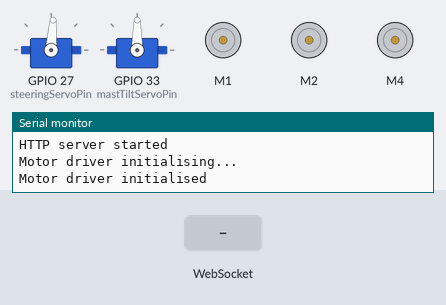
Bench run of a sketch on a simulated ESP32. On the bench: 2 × servo, 3 × DC motor (green arrow = forward, orange = backward, longer = faster), the last lines printed to the serial monitor. The test bench sets the inputs (shaded band).

Above: at 1.2 s.
1.3 s: WebSocket text "steering" received
At 2.5 s:
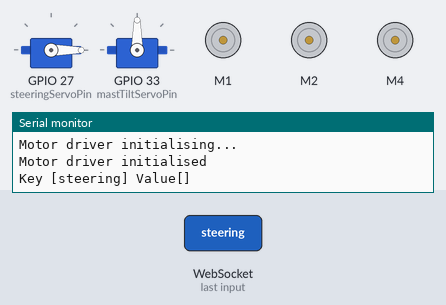
2.8 s: WebSocket text "mast" received
Timing chart, 0 to 5.8 s (numbered marks = the images above; inputs shaded):
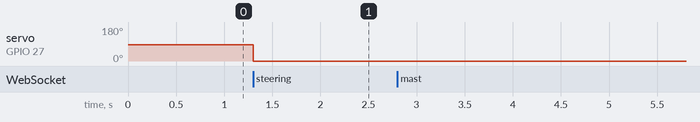

The sketch:

MiniFork_wifi2.0.ino
```cpp
// make sure to upload with ESP32 Dev Module selected as the board under tools>Board>ESP32 Arduino

#include <Arduino.h>

#include <ESP32Servo.h>     // by Kevin Harrington
#include <ESPAsyncWebSrv.h> // by dvarrel
#include <iostream>
#include <sstream>

#include <Wire.h>
#include <Adafruit_MotorShield.h>
#include "utility/Adafruit_MS_PWMServoDriver.h"

#if defined(ESP32)
#include <AsyncTCP.h> // by dvarrel
#include <WiFi.h>
#elif defined(ESP8266)
#include <ESPAsyncTCP.h> // by dvarrel
#endif

// defines

#define steeringServoPin 23
#define mastTiltServoPin 22
#define cabLights 32
#define auxLights 33

#define mastMotor0 25 // Used for controlling auxiliary attachment movement
#define mastMotor1 26 // Used for controlling auxiliary attachment movement
#define auxAttach0 18 // Used for controlling auxiliary attachment movement
#define auxAttach1 17 // Used for controlling auxiliary attachment movement

#define leftMotor0 21  // Used for controlling the left motor movement
#define leftMotor1 19  // Used for controlling the left motor movement
#define rightMotor0 33 // Used for controlling the right motor movementc:\Users\JohnC\Desktop\SOLIDWORKS Connected.lnk
#define rightMotor1 32 // Used for controlling the right motor movement

#define motor_featherwing_i2c_address 0x60 // default, change if needed

// global constants

extern const char *htmlHomePage PROGMEM;
const char *ssid = "MiniFork";

// global variables

Servo steeringServo;
Servo mastTiltServo;

#ifdef motor_featherwing_i2c_address
Adafruit_MotorShield AFMS = Adafruit_MotorShield(motor_featherwing_i2c_address);
Adafruit_DCMotor *leftMotor = AFMS.getMotor(1);
Adafruit_DCMotor *rightMotor = AFMS.getMotor(2);
Adafruit_DCMotor *auxMotor = AFMS.getMotor(3); // N/C
Adafruit_DCMotor *mastMotor = AFMS.getMotor(4);

// Servo and lights pins for Feather V1 Huzzah32
#define steeringServoPin 27
#define mastTiltServoPin 33
#define cabLights 15
#define auxLights 32

#endif

int servoDelay = 0;
float steeringServoValueFromHtmlInputWhichDefaultsTo86InTheMiddle = 86;
float steeringAdjustment = 1;
int throttleValue = 0;
int steeringTrim = 0;
int mastTiltServoValue = 90;
int mastTiltValue = 90;
int lightSwitchTime = 0;
bool horizontalScreen; // when screen orientation is locked vertically this rotates the D-Pad controls so that forward would now be left.
bool lightsOn = false;

AsyncWebServer server(80);
AsyncWebSocket wsCarInput("/CarInput");

void steeringControl(int steeringValue)
{
  steeringServoValueFromHtmlInputWhichDefaultsTo86InTheMiddle = steeringValue;
  steeringServo.write(steeringServoValueFromHtmlInputWhichDefaultsTo86InTheMiddle - steeringTrim);
  if (steeringServoValueFromHtmlInputWhichDefaultsTo86InTheMiddle > 100)
  {
    steeringAdjustment = ((200 - steeringServoValueFromHtmlInputWhichDefaultsTo86InTheMiddle) / 100);
  }
  else if (steeringServoValueFromHtmlInputWhichDefaultsTo86InTheMiddle < 80)
  {
    steeringAdjustment = ((200 - (90 + (90 - steeringServoValueFromHtmlInputWhichDefaultsTo86InTheMiddle))) / 100);
  }
  processThrottle(throttleValue);
}

void mastTiltControl(int mastTiltServoValue)
{
  mastTiltServo.write(mastTiltServoValue);
}

void mastControl(int mastValue)
{
#ifdef motor_featherwing_i2c_address
  if (mastValue == 5)
  {
    moveMotor(mastMotor, 255); // Full speed forward
  }
  else if (mastValue == 6)
  {
    moveMotor(mastMotor, -255); // Full speed backward
  }
  else
  {
    moveMotor(mastMotor, 0); // Stop
  }
#else
  if (mastValue == 5)
  {
    digitalWrite(mastMotor0, HIGH);
    digitalWrite(mastMotor1, LOW);
  }
  else if (mastValue == 6)
  {
    digitalWrite(mastMotor0, LOW);
    digitalWrite(mastMotor1, HIGH);
  }
  else
  {
    digitalWrite(mastMotor0, LOW);
    digitalWrite(mastMotor1, LOW);
  }
#endif
}

void processThrottle(int throttle)
{
  throttleValue = throttle;
#ifdef motor_featherwing_i2c_address
  if (throttleValue > 15 || throttleValue < -15)
  {
    if (steeringServoValueFromHtmlInputWhichDefaultsTo86InTheMiddle > 100)
    {
      moveMotor(leftMotor, throttleValue * steeringAdjustment);
      moveMotor(rightMotor, throttleValue);
    }
    else if (steeringServoValueFromHtmlInputWhichDefaultsTo86InTheMiddle < 80)
    {
      moveMotor(leftMotor, throttleValue);
      moveMotor(rightMotor, throttleValue * steeringAdjustment);
    }
    else
    {
      moveMotor(leftMotor, throttleValue);
      moveMotor(rightMotor, throttleValue);
    }
  }
  else
  {
    moveMotor(leftMotor, 0);
    moveMotor(rightMotor, 0);
  }
#else
  if (throttleValue > 15 || throttleValue < -15)
  {
    if (steeringServoValueFromHtmlInputWhichDefaultsTo86InTheMiddle > 100)
    {
      moveMotor(leftMotor0, leftMotor1, throttleValue * steeringAdjustment);
      moveMotor(rightMotor0, rightMotor1, throttleValue);
    }
    else if (steeringServoValueFromHtmlInputWhichDefaultsTo86InTheMiddle < 80)
    {
      moveMotor(leftMotor0, leftMotor1, throttleValue);
      moveMotor(rightMotor0, rightMotor1, throttleValue * steeringAdjustment);
    }
    else
    {
      moveMotor(leftMotor0, leftMotor1, throttleValue);
      moveMotor(rightMotor0, rightMotor1, throttleValue);
    }
  }
  else
  {
    moveMotor(leftMotor0, leftMotor1, 0);
    moveMotor(rightMotor0, rightMotor1, 0);
  }
#endif
}


#ifdef motor_featherwing_i2c_address
void moveMotor(Adafruit_DCMotor *motor, int velocity)
{
  if (velocity > 15)
  {
    motor->setSpeed(velocity);
    motor->run(FORWARD);
  }
  else if (velocity < -15)
  {
    motor->setSpeed(-velocity);
    motor->run(BACKWARD);
  }
  else
  {
    motor->run(RELEASE);
  }
#else
void moveMotor(int motorPin1, int motorPin0, int velocity)
{
  if (velocity > 15)
  {
    analogWrite(motorPin0, velocity);
    analogWrite(motorPin1, LOW);
  }
  else if (velocity < -15)
  {
    analogWrite(motorPin0, LOW);
    analogWrite(motorPin1, (-1 * velocity));
  }
  else
  {
    analogWrite(motorPin0, 0);
    analogWrite(motorPin1, 0);
  }
#endif
}
void lightControl()
{
  if ((millis() - lightSwitchTime) > 200)
  {
    if (lightsOn)
    {
      digitalWrite(auxAttach0, LOW);
      digitalWrite(auxAttach1, LOW);
      lightsOn = false;
    }
    else
    {
      digitalWrite(auxAttach0, HIGH);
      digitalWrite(auxAttach1, LOW);
      lightsOn = true;
    }

    lightSwitchTime = millis();
  }
}
void mastTilt(int mastTilt)
{
  if (mastTilt == 1)
  {
    if (servoDelay == 2)
    {
      if (mastTiltValue >= 10 && mastTiltValue < 165)
      {
        mastTiltValue = mastTiltValue + 2;
        mastTiltServo.write(mastTiltValue);
      }
      servoDelay = 0;
    }
    servoDelay++;
  }
  else
  {
    if (servoDelay == 2)
    {
      if (mastTiltValue <= 170 && mastTiltValue > 15)
      {
        mastTiltValue = mastTiltValue - 2;
        mastTiltServo.write(mastTiltValue);
      }
      servoDelay = 0;
    }
    servoDelay++;
  }
}

void handleRoot(AsyncWebServerRequest *request)
{
  request->send_P(200, "text/html", htmlHomePage);
}

void handleNotFound(AsyncWebServerRequest *request)
{
  request->send(404, "text/plain", "File Not Found");
}

void onCarInputWebSocketEvent(AsyncWebSocket *server,
                              AsyncWebSocketClient *client,
                              AwsEventType type,
                              void *arg,
                              uint8_t *data,
                              size_t len)
{
  switch (type)
  {
  case WS_EVT_CONNECT:
    // Serial.printf("WebSocket client #%u connected from %s\n", client->id(), client->remoteIP().toString().c_str());
    break;
  case WS_EVT_DISCONNECT:
    // Serial.printf("WebSocket client #%u disconnected\n", client->id());
    break;
  case WS_EVT_DATA:
    AwsFrameInfo *info;
    info = (AwsFrameInfo *)arg;
    if (info->final && info->index == 0 && info->len == len && info->opcode == WS_TEXT)
    {
      std::string myData = "";
      myData.assign((char *)data, len);
      std::istringstream ss(myData);
      std::string key, value;
      std::getline(ss, key, ',');
      std::getline(ss, value, ',');
      Serial.printf("Key [%s] Value[%s]\n", key.c_str(), value.c_str());
      int valueInt = atoi(value.c_str());
      if (key == "steering")
      {
        steeringControl(valueInt);
      }
      else if (key == "throttle")
      {
        processThrottle(valueInt);
      }
      else if (key == "mast")
      {
        mastControl(valueInt);
      }
      else if (key == "light")
      {
        lightControl();
      }
      else if (key == "mTilt")
      {
        mastTilt(valueInt);
      }
    }
    break;
  case WS_EVT_PONG:
  case WS_EVT_ERROR:
    break;
  default:
    break;
  }
}

void setUpPinModes()
{

#ifdef motor_featherwing_i2c_address
#else
  pinMode(mastMotor0, OUTPUT);
  pinMode(mastMotor1, OUTPUT);
  pinMode(auxAttach0, OUTPUT);
  pinMode(auxAttach1, OUTPUT);
  pinMode(leftMotor0, OUTPUT);
  pinMode(leftMotor1, OUTPUT);
  pinMode(rightMotor0, OUTPUT);
  pinMode(rightMotor1, OUTPUT);

  digitalWrite(mastMotor0, LOW);
  digitalWrite(mastMotor1, LOW);
  digitalWrite(auxAttach0, LOW);
  digitalWrite(auxAttach1, LOW);
#endif
  steeringServo.attach(steeringServoPin);
  mastTiltServo.attach(mastTiltServoPin);
  steeringControl(steeringServoValueFromHtmlInputWhichDefaultsTo86InTheMiddle);
  mastTiltControl(mastTiltServoValue);
}

void setup(void)
{
  setUpPinModes();
  Serial.begin(115200);

  WiFi.softAP(ssid);
  IPAddress IP = WiFi.softAPIP();
  Serial.print("AP IP address: ");
  Serial.println(IP);

  server.on("/", HTTP_GET, handleRoot);
  server.onNotFound(handleNotFound);

  wsCarInput.onEvent(onCarInputWebSocketEvent);
  server.addHandler(&wsCarInput);

  server.begin();
  Serial.println("HTTP server started");

  Serial.println("Motor driver initialising...");
  AFMS.begin(); // create with the default frequency 1.6KHz
  Serial.println("Motor driver initialised");
}

void loop()
{
  wsCarInput.cleanupClients();
}
```

Source omitted: HTML.ino (11088 bytes)

Measured:
- after the input at 1.3 s, servo on GPIO 27 (steeringServoPin): 86° → 0° at once
